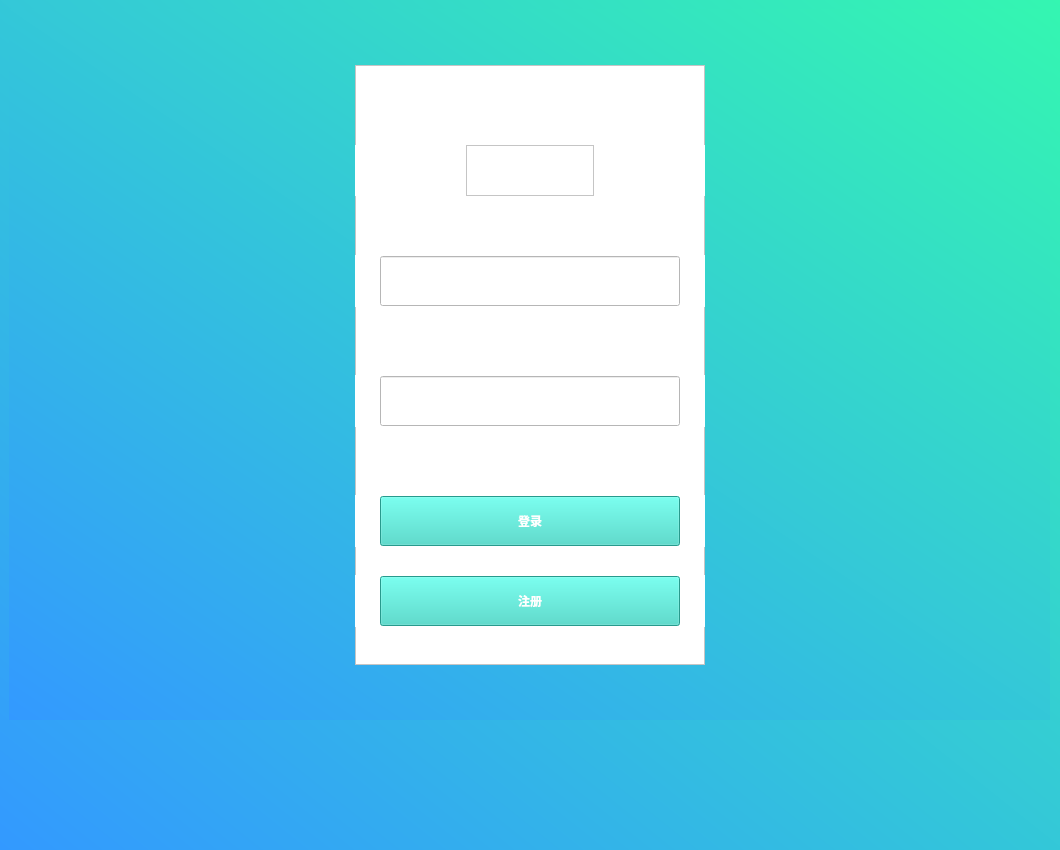
<?xml version="1.0" encoding="UTF-8"?>
<ui version="4.0">
 <class>Login</class>
 <widget class="QWidget" name="Login">
  <property name="geometry">
   <rect>
    <x>0</x>
    <y>0</y>
    <width>1060</width>
    <height>850</height>
   </rect>
  </property>
  <property name="windowTitle">
   <string>Form</string>
  </property>
  <property name="styleSheet">
   <string notr="true">background-color: qlineargradient(spread:pad, x1:0, y1:1, x2:1, y2:0, stop:0 rgba(51, 153, 255,1), stop:1 rgba(52, 246, 177,1));</string>
  </property>
  <widget class="QWidget" name="horizontalLayoutWidget">
   <property name="geometry">
    <rect>
     <x>9</x>
     <y>9</y>
     <width>1041</width>
     <height>711</height>
    </rect>
   </property>
   <layout class="QHBoxLayout" name="horizontalLayout">
    <item>
     <spacer name="horizontalSpacer">
      <property name="orientation">
       <enum>Qt::Orientation::Horizontal</enum>
      </property>
      <property name="sizeHint" stdset="0">
       <size>
        <width>40</width>
        <height>20</height>
       </size>
      </property>
     </spacer>
    </item>
    <item>
     <layout class="QVBoxLayout" name="verticalLayout">
      <item>
       <spacer name="verticalSpacer_2">
        <property name="orientation">
         <enum>Qt::Orientation::Vertical</enum>
        </property>
        <property name="sizeHint" stdset="0">
         <size>
          <width>20</width>
          <height>40</height>
         </size>
        </property>
       </spacer>
      </item>
      <item>
       <widget class="QFrame" name="frame">
        <property name="minimumSize">
         <size>
          <width>350</width>
          <height>600</height>
         </size>
        </property>
        <property name="styleSheet">
         <string notr="true">background:white;</string>
        </property>
        <property name="frameShape">
         <enum>QFrame::Shape::StyledPanel</enum>
        </property>
        <property name="frameShadow">
         <enum>QFrame::Shadow::Raised</enum>
        </property>
        <widget class="QWidget" name="horizontalLayoutWidget_2">
         <property name="geometry">
          <rect>
           <x>-1</x>
           <y>80</y>
           <width>351</width>
           <height>51</height>
          </rect>
         </property>
         <layout class="QHBoxLayout" name="horizontalLayout_2">
          <item>
           <spacer name="horizontalSpacer_4">
            <property name="orientation">
             <enum>Qt::Orientation::Horizontal</enum>
            </property>
            <property name="sizeHint" stdset="0">
             <size>
              <width>40</width>
              <height>20</height>
             </size>
            </property>
           </spacer>
          </item>
          <item>
           <widget class="QFrame" name="frame_2">
            <property name="minimumSize">
             <size>
              <width>128</width>
              <height>46</height>
             </size>
            </property>
            <property name="styleSheet">
             <string notr="true">image: url(:/image/logo.png);</string>
            </property>
            <property name="frameShape">
             <enum>QFrame::Shape::StyledPanel</enum>
            </property>
            <property name="frameShadow">
             <enum>QFrame::Shadow::Raised</enum>
            </property>
           </widget>
          </item>
          <item>
           <spacer name="horizontalSpacer_3">
            <property name="orientation">
             <enum>Qt::Orientation::Horizontal</enum>
            </property>
            <property name="sizeHint" stdset="0">
             <size>
              <width>40</width>
              <height>20</height>
             </size>
            </property>
           </spacer>
          </item>
         </layout>
        </widget>
        <widget class="QWidget" name="horizontalLayoutWidget_3">
         <property name="geometry">
          <rect>
           <x>0</x>
           <y>190</y>
           <width>351</width>
           <height>52</height>
          </rect>
         </property>
         <layout class="QHBoxLayout" name="horizontalLayout_3">
          <item>
           <spacer name="horizontalSpacer_5">
            <property name="orientation">
             <enum>Qt::Orientation::Horizontal</enum>
            </property>
            <property name="sizeHint" stdset="0">
             <size>
              <width>40</width>
              <height>20</height>
             </size>
            </property>
           </spacer>
          </item>
          <item>
           <widget class="QLineEdit" name="etUserName">
            <property name="minimumSize">
             <size>
              <width>300</width>
              <height>50</height>
             </size>
            </property>
           </widget>
          </item>
          <item>
           <spacer name="horizontalSpacer_6">
            <property name="orientation">
             <enum>Qt::Orientation::Horizontal</enum>
            </property>
            <property name="sizeHint" stdset="0">
             <size>
              <width>40</width>
              <height>20</height>
             </size>
            </property>
           </spacer>
          </item>
         </layout>
        </widget>
        <widget class="QWidget" name="horizontalLayoutWidget_4">
         <property name="geometry">
          <rect>
           <x>0</x>
           <y>310</y>
           <width>351</width>
           <height>52</height>
          </rect>
         </property>
         <layout class="QHBoxLayout" name="horizontalLayout_4">
          <item>
           <spacer name="horizontalSpacer_7">
            <property name="orientation">
             <enum>Qt::Orientation::Horizontal</enum>
            </property>
            <property name="sizeHint" stdset="0">
             <size>
              <width>40</width>
              <height>20</height>
             </size>
            </property>
           </spacer>
          </item>
          <item>
           <widget class="QLineEdit" name="etUserPassword">
            <property name="minimumSize">
             <size>
              <width>300</width>
              <height>50</height>
             </size>
            </property>
           </widget>
          </item>
          <item>
           <spacer name="horizontalSpacer_8">
            <property name="orientation">
             <enum>Qt::Orientation::Horizontal</enum>
            </property>
            <property name="sizeHint" stdset="0">
             <size>
              <width>40</width>
              <height>20</height>
             </size>
            </property>
           </spacer>
          </item>
         </layout>
        </widget>
        <widget class="QWidget" name="horizontalLayoutWidget_5">
         <property name="geometry">
          <rect>
           <x>0</x>
           <y>430</y>
           <width>351</width>
           <height>52</height>
          </rect>
         </property>
         <layout class="QHBoxLayout" name="horizontalLayout_5">
          <item>
           <spacer name="horizontalSpacer_9">
            <property name="orientation">
             <enum>Qt::Orientation::Horizontal</enum>
            </property>
            <property name="sizeHint" stdset="0">
             <size>
              <width>40</width>
              <height>20</height>
             </size>
            </property>
           </spacer>
          </item>
          <item>
           <widget class="QPushButton" name="btnLogin">
            <property name="minimumSize">
             <size>
              <width>300</width>
              <height>50</height>
             </size>
            </property>
            <property name="styleSheet">
             <string notr="true">background-color: rgb(56, 216, 198);
border：none;
color:white;
font-weight:500;
</string>
            </property>
            <property name="text">
             <string>登录</string>
            </property>
           </widget>
          </item>
          <item>
           <spacer name="horizontalSpacer_10">
            <property name="orientation">
             <enum>Qt::Orientation::Horizontal</enum>
            </property>
            <property name="sizeHint" stdset="0">
             <size>
              <width>40</width>
              <height>20</height>
             </size>
            </property>
           </spacer>
          </item>
         </layout>
        </widget>
        <widget class="QWidget" name="horizontalLayoutWidget_6">
         <property name="geometry">
          <rect>
           <x>0</x>
           <y>510</y>
           <width>351</width>
           <height>52</height>
          </rect>
         </property>
         <layout class="QHBoxLayout" name="horizontalLayout_6">
          <item>
           <spacer name="horizontalSpacer_11">
            <property name="orientation">
             <enum>Qt::Orientation::Horizontal</enum>
            </property>
            <property name="sizeHint" stdset="0">
             <size>
              <width>40</width>
              <height>20</height>
             </size>
            </property>
           </spacer>
          </item>
          <item>
           <widget class="QPushButton" name="btnRegister">
            <property name="minimumSize">
             <size>
              <width>300</width>
              <height>50</height>
             </size>
            </property>
            <property name="styleSheet">
             <string notr="true">background-color: rgb(56, 216, 198);
border：none;
color:white;
font-weight:500;
</string>
            </property>
            <property name="text">
             <string>注册</string>
            </property>
           </widget>
          </item>
          <item>
           <spacer name="horizontalSpacer_12">
            <property name="orientation">
             <enum>Qt::Orientation::Horizontal</enum>
            </property>
            <property name="sizeHint" stdset="0">
             <size>
              <width>40</width>
              <height>20</height>
             </size>
            </property>
           </spacer>
          </item>
         </layout>
        </widget>
        <widget class="QLabel" name="statusLabel">
         <property name="geometry">
          <rect>
           <x>20</x>
           <y>400</y>
           <width>121</width>
           <height>21</height>
          </rect>
         </property>
         <property name="styleSheet">
          <string notr="true">color:black</string>
         </property>
         <property name="text">
          <string/>
         </property>
        </widget>
       </widget>
      </item>
      <item>
       <spacer name="verticalSpacer">
        <property name="orientation">
         <enum>Qt::Orientation::Vertical</enum>
        </property>
        <property name="sizeHint" stdset="0">
         <size>
          <width>20</width>
          <height>40</height>
         </size>
        </property>
       </spacer>
      </item>
     </layout>
    </item>
    <item>
     <spacer name="horizontalSpacer_2">
      <property name="orientation">
       <enum>Qt::Orientation::Horizontal</enum>
      </property>
      <property name="sizeHint" stdset="0">
       <size>
        <width>40</width>
        <height>20</height>
       </size>
      </property>
     </spacer>
    </item>
   </layout>
  </widget>
 </widget>
 <resources/>
 <connections/>
</ui>
